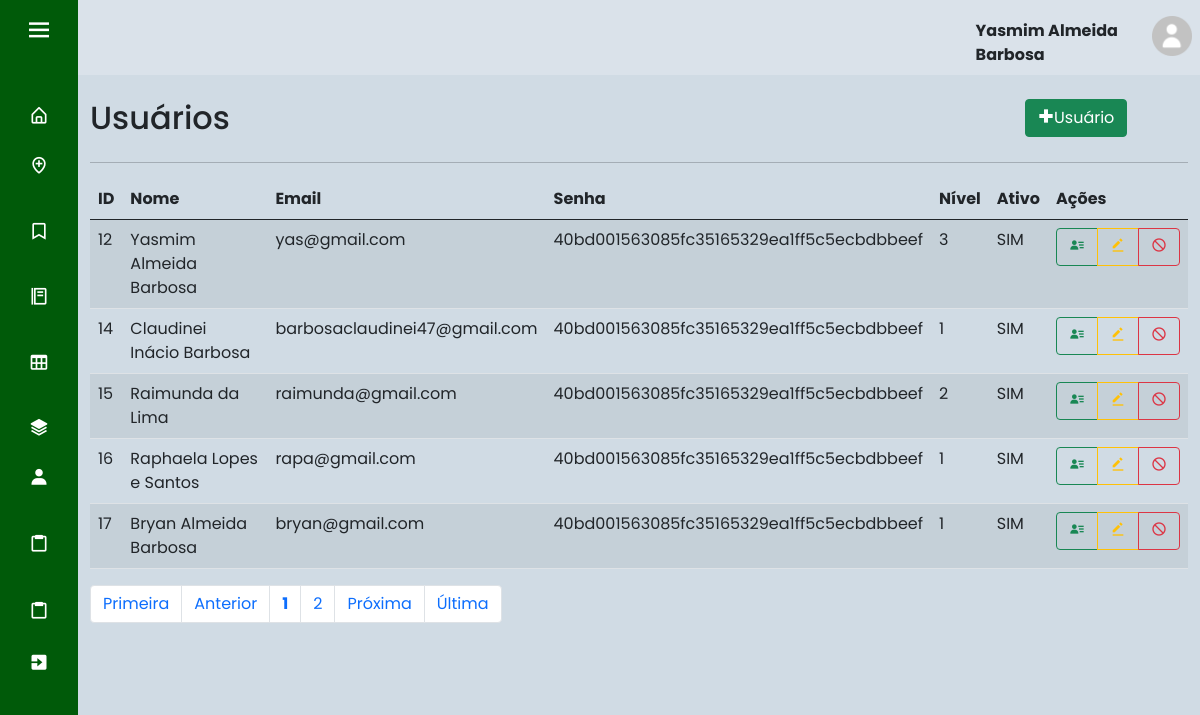
The page /index.php?page=lista_usu (signed in) on the database its author committed.
### tables this page shows
CREATE TABLE IF NOT EXISTS `usuario` (
  `id_cli` int(11) NOT NULL AUTO_INCREMENT,
  `nome` varchar(45) NOT NULL,
  `email` varchar(45) NOT NULL,
  `senha` varchar(100) NOT NULL,
  `nivel` int(1) DEFAULT NULL,
  `ativo` tinyint(1) DEFAULT NULL,
  PRIMARY KEY (`id_cli`),
  KEY `nivel` (`nivel`)
);

### sis/usuario/lista_usu.php (the view, shortened to what this page needs)
<div id="main" class="container-fluid">
	<div id="top" class="row">
		<div class="col-md-10">
			<h2>Usuários</h2>
		</div>
		<div class="col-md-2">
			<a href="?page=fcad_usu" class="btn btn-success pull-right h2"><i class='bx bx-plus-medical'></i>Usuário</a>
		</div>
	</div>
	<hr/>
	<div id="bloco-list-pag">
		<div id="list" class="row">
			<div class="table-responsive col-xs-12">
				<?php
					$quantidade = 5;
					$pagina = (isset($_GET['pagina'])) ? (int)$_GET['pagina'] : 1;
					$inicio = ($quantidade * $pagina) - $quantidade;
					$data_all = mysqli_query($con, "select * from usuario order by id_cli asc limit $inicio, $quantidade;") or die(mysqli_error());
					echo "<table class='table table-striped' cellspacing='0' cellpading='0'>";
					echo "<thead><tr>";
					echo "<td><strong>ID</strong></td>";
					echo "<td><strong>Nome</strong></td>";
					echo "<td><strong>Email</strong></td>";
					echo "<td><strong>Senha</strong></td>";
					echo "<td><strong>Nível</strong></td>";
					echo "<td><strong>Ativo</strong></td>";
					echo "<td class='actions'><strong>Ações</strong></td>";
					echo "</tr></thead><tbody>";
					while($info = mysqli_fetch_array($data_all)){
						echo "<tr>";
						echo "<td>".$info['id_cli']."</td>";
						echo "<td>".$info['nome']."</td>";
						echo "<td>".$info['email']."</td>";
						echo "<td>".$info['senha']."</td>";
						echo "<td>".$info['nivel']."</td>";
						if($info['ativo'] == 1){
							echo "<td>SIM</td>";
						}else if($info['ativo'] == 0){
							echo "<td>NÃO</td>";
						}
						echo "<td><div class='btn-group btn-group-xs'>";
						echo "<a class='btn btn-outline-success btn-xs' href=?page=view_usu&id_cli=".$info['id_cli']."> <i class='bx bxs-user-detail'></i> </a>";
						echo "<a class='btn btn-outline-warning btn-xs' href=?page=fedit_usu&id_cli=".$info['id_cli']."> <i class='bx bxs-edit-alt'></i> </a>";
						if($info['ativo'] == 1){
							echo "<a class='btn btn-outline-danger btn-xs'  href=?page=block_usu&id_cli=".$info['id_cli']."> <i class='bx bx-block'></i> </a>";
						}else if($info['ativo'] == 0){
							echo "<a class='btn btn-outline-success btn-xs'  href=?page=ativa_usu&id_cli=".$info['id_cli']."><i class='bx bx-lock-open'></i></a></div></td>";
						}
					}
					echo "</tr></tbody></table>";
				?>
			</div>
		</div>
		<div id="bottom" class="row">
			<div class="col-md-12">
				<?php
					$sqlTotal 		= "select id_cli from usuario;";
					$qrTotal  		= mysqli_query($con, $sqlTotal) or die (mysqli_error());
					$numTotal 		= mysqli_num_rows($qrTotal);
					$totalpagina = (ceil($numTotal/$quantidade)<=0) ? 1 : ceil($numTotal/$quantidade);
					$exibir = 3;
					$anterior = (($pagina-1) <= 0) ? 1 : $pagina - 1;
					$posterior = (($pagina+1) >= $totalpagina) ? $totalpagina : $pagina+1;
					echo "<ul class='pagination'>";
					echo "<li class='page-item'><a class='page-link' href='?page=lista_usu&pagina=1'> Primeira</a></li> ";
					echo "<li class='page-item'><a class='page-link' href=\"?page=lista_usu&pagina=$anterior\"> Anterior</a></li> ";
					echo "<li class='page-item'><a class='page-link' href='?page=lista_usu&pagina=".$pagina."'><strong>".$pagina."</strong></a></li> ";
					for($i = $pagina+1; $i < $pagina+$exibir; $i++){
						if($i <= $totalpagina)
						echo "<li class='page-item'><a class='page-link' href='?page=lista_usu&pagina=".$i."'> ".$i." </a></li> ";
					}
					echo "<li class='page-item'><a class='page-link' href=\"?page=lista_usu&pagina=$posterior\"> Pr&oacute;xima</a></li> ";
					echo "<li class='page-item'><a class='page-link' href=\"?page=lista_usu&pagina=$totalpagina\"> &Uacute;ltima</a></li></ul>";
				?>
			</div>
		</div>
	</div>
</div>

### index.php (shortened to what this page needs)
<!doctype html>
<html lang="pt-br">
  <head>
    <link rel="stylesheet" href="css/style.css">
    <link href='https://unpkg.com/boxicons@2.0.7/css/boxicons.min.css' rel='stylesheet'>
    <link href="https://cdn.jsdelivr.net/npm/bootstrap@5.0.2/dist/css/bootstrap.min.css" rel="stylesheet">
  </head>
  <body>
    <?php
      include "base/config.php";
      switch($_SESSION['UsuarioNivel']){
        case 3: include "base/sidebar3.php"; break; exit;
      }
    ?>
  <section class="home-section">
      <nav class="navbar navbar-expand-sm" style="background-color: rgba(255, 255, 255, 0.2);">
      <?php
          if(isset($_SESSION["UsuarioID"])) {
              $usuario_id = $_SESSION["UsuarioID"];
          } else{
              header("location: base/index2.php");
              exit;
          }
          $sql = "select * from usuario where id_cli = '$usuario_id'";
          $result = mysqli_query($con, $sql);
          if($result){
            $row = mysqli_fetch_assoc($result);
            $nome = $row['nome'];
      ?>
        <ul class="navbar-nav" style="margin-left: 80%;">
          <li class="nav-item" style="font-weight: bold; margin-top: 5%">
            <?php echo'' .$nome. '';?>
          </li>
          <li class="nav-item">
            <a class="nav-link" href="base/dados.php"><img src="img/home-perfil.png" width="40" height="40"></a>
          </li>
        </ul>
      </nav>
      <br>
      <?php
        } else{
              echo "Erro na consulta:" .mysqli_error($con);
            }
      ?>
    <?php
      include "base/ch_pages.php";
    ?>
    </section>
  </body>
</html>

### css/style.css (style rules this page uses)
* { margin: 0; padding: 0; box-sizing: border-box; font-family: 'Poppins', sans-serif; }
.home-section { position: relative; background: #184e7733; height: 100vh; left: 260px; width: calc(100% - 260px); transition: all 0.5s ease; }
.sidebar.close ~ .home-section { left: 78px; width: calc(100% - 78px); }

### rows shown on the page
usuario: nome "Yasmim Almeida Barbosa", id_cli "12", email "yas@gmail.com", senha "40bd001563085fc35165329ea1ff5c5ecbdbbeef", nivel "3", ativo "SIM"
usuario: id_cli "14", nome "Claudinei Inácio Barbosa", email "barbosaclaudinei47@gmail.com", senha "40bd001563085fc35165329ea1ff5c5ecbdbbeef", nivel "1", ativo "SIM"
usuario: id_cli "15", nome "Raimunda da Lima", email "raimunda@gmail.com", senha "40bd001563085fc35165329ea1ff5c5ecbdbbeef", nivel "2", ativo "SIM"
usuario: id_cli "16", nome "Raphaela Lopes e Santos", email "rapa@gmail.com", senha "40bd001563085fc35165329ea1ff5c5ecbdbbeef", nivel "1", ativo "SIM"
usuario: id_cli "17", nome "Bryan Almeida Barbosa", email "bryan@gmail.com", senha "40bd001563085fc35165329ea1ff5c5ecbdbbeef", nivel "1", ativo "SIM"

### other values the page prints
$pagina "1"
